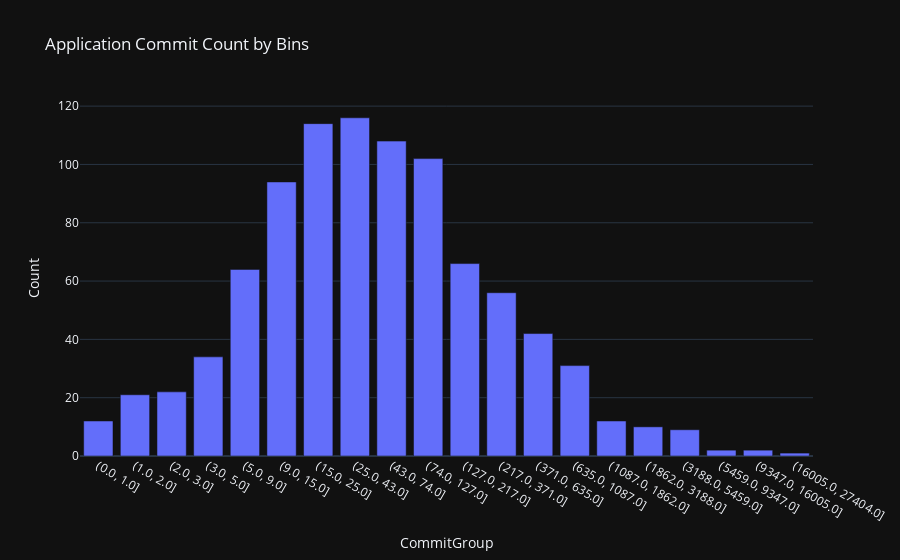

Notebook code for this chart:
### Markdown cell above
#### Application Commit Count by Bin

### Code cell
commit_counts = application_commits.groupby('UniqueID')['CommitHash'].count().reset_index()
commit_counts.rename(columns={'CommitHash': 'CommitCount'}, inplace=True)
bins = [min(commit_counts['CommitCount']) - 0.5, *np.logspace(np.log10(min(commit_counts['CommitCount'])), np.log10(max(commit_counts['CommitCount'])), num=20)]
bins = np.round(bins)
commit_counts['CommitGroup'] =  pd.cut(commit_counts['CommitCount'], bins=bins)
bin_commit_counts = commit_counts['CommitGroup'].value_counts().sort_index().reset_index()
bin_commit_counts.rename(columns={'count': 'Count'}, inplace=True)
bin_commit_counts['CommitGroup'] = bin_commit_counts['CommitGroup'].astype(str)

fig = px.bar(bin_commit_counts,  x='CommitGroup', y='Count',
                   title='Application Commit Count by Bins',
                   template='plotly_dark', 
                )

fig.show()

### Figure 1 — Plotly figure (JSON) as saved in the notebook; plotly's stock layout.template omitted (floating-point values rounded to 4 significant figures)
{"data": [{"alignmentgroup": "True", "hovertemplate": "CommitGroup=%{x}<br>Count=%{y}<extra></extra>", "legendgroup": "", "marker": {"color": "#636efa", "pattern": {"shape": ""}}, "name": "", "offsetgroup": "", "orientation": "v", "showlegend": false, "textposition": "auto", "type": "bar", "x": ["(0.0, 1.0]", "(1.0, 2.0]", "(2.0, 3.0]", "(3.0, 5.0]", "(5.0, 9.0]", "(9.0, 15.0]", "(15.0, 25.0]", "(25.0, 43.0]", "(43.0, 74.0]", "(74.0, 127.0]", "(127.0, 217.0]", "(217.0, 371.0]", "(371.0, 635.0]", "(635.0, 1087.0]", "(1087.0, 1862.0]", "(1862.0, 3188.0]", "(3188.0, 5459.0]", "(5459.0, 9347.0]", "(9347.0, 16005.0]", "(16005.0, 27404.0]"], "xaxis": "x", "y": [12, 21, 22, 34, 64, 94, 114, 116, 108, 102, 66, 56, 42, 31, 12, 10, 9, 2, 2, 1], "yaxis": "y"}], "layout": {"barmode": "relative", "legend": {"tracegroupgap": 0}, "title": {"text": "Application Commit Count by Bins"}, "xaxis": {"anchor": "y", "domain": [0, 1], "title": {"text": "CommitGroup"}}, "yaxis": {"anchor": "x", "domain": [0, 1], "title": {"text": "Count"}}}}
